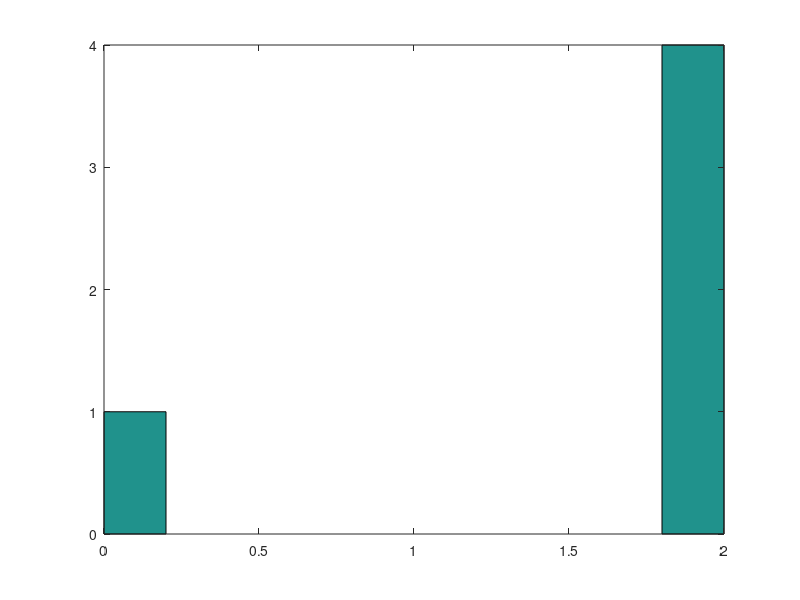

This figure's MATLAB source:
##f lab 2
pkg load statistics
N=input("Number of simulations: ");
U=rand(3, N);
## n simulations
Y=(U<0.5);
X=sum(Y);
clf;
#osca clear figure
hist(X);
#histograma

